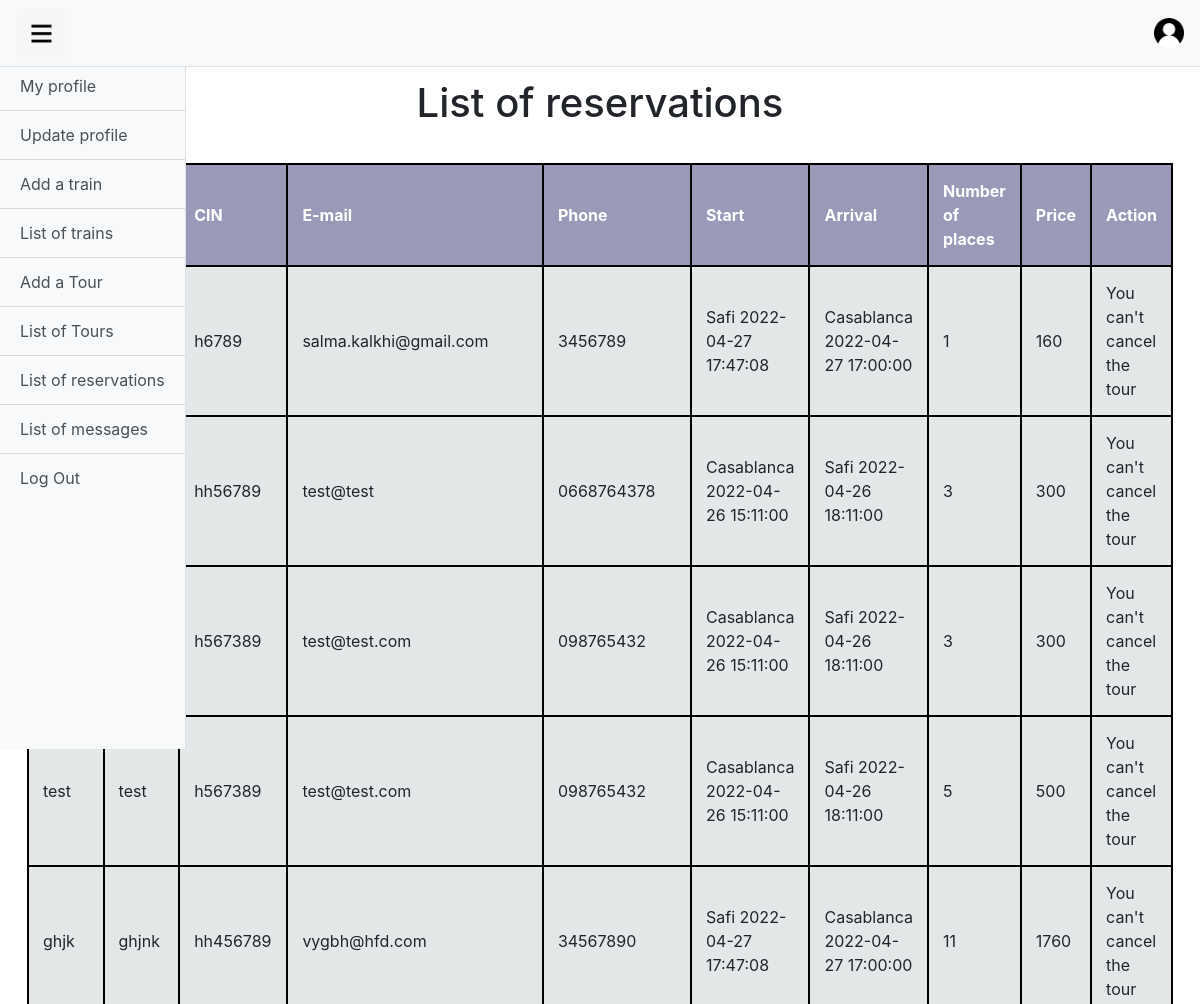
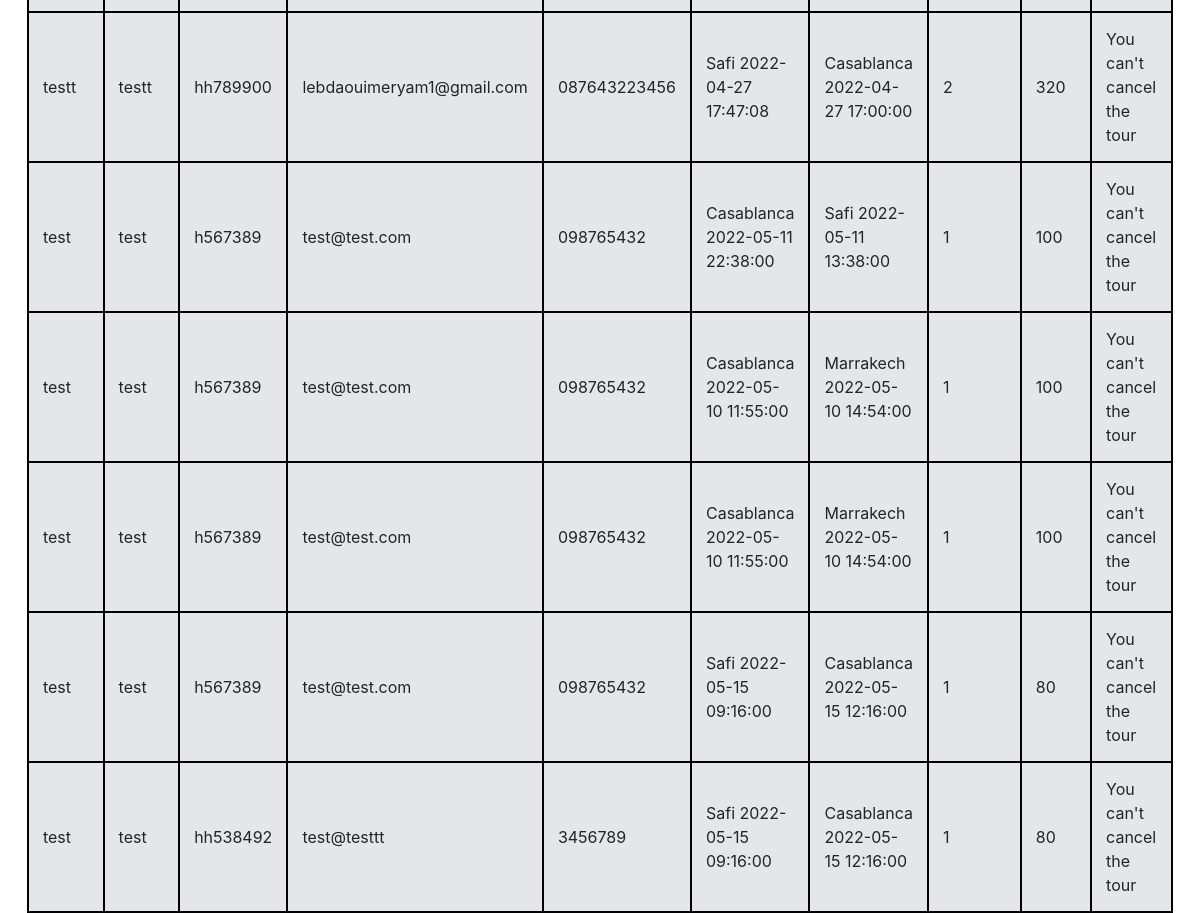
The page /Views/reservations.php (signed in) on the database its author committed (2 pictures, top to bottom).
### tables this page shows
CREATE TABLE `reservation` (
  `id` int(11) NOT NULL,
  `etat` tinyint(1) NOT NULL DEFAULT 1,
  `first_name` varchar(50) DEFAULT NULL,
  `last_name` varchar(50) DEFAULT NULL,
  `email` varchar(100) DEFAULT NULL,
  `phone` varchar(15) DEFAULT NULL,
  `cin` varchar(10) DEFAULT NULL,
  `idUser` int(11) DEFAULT NULL,
  `idVoyage` int(11) NOT NULL,
  `prix` double NOT NULL
);

CREATE TABLE `voyage` (
  `id` int(11) NOT NULL,
  `ville_depart` varchar(20) NOT NULL,
  `ville_arrive` varchar(20) NOT NULL,
  `date_depart` timestamp NULL DEFAULT NULL,
  `date_arrive` timestamp NOT NULL DEFAULT '0000-00-00 00:00:00',
  `nb_place` int(5) NOT NULL,
  `prix` double NOT NULL,
  `idTrain` int(11) NOT NULL
);

CREATE TABLE `client` (
  `id` int(11) NOT NULL,
  `email` varchar(50) NOT NULL,
  `phone` varchar(15) NOT NULL,
  `cin` varchar(10) NOT NULL
);

CREATE TABLE `user` (
  `id` int(11) NOT NULL,
  `first_name` varchar(20) NOT NULL,
  `last_name` varchar(20) NOT NULL,
  `username` varchar(20) NOT NULL,
  `password` varchar(20) NOT NULL,
  `type` varchar(5) NOT NULL
);

### Models/Reservation.php (called while the page is built, shortened)
<?php
require_once "Connection.php";
class Reservation{
    public static function getAll(){
        $ctn=new Connection();
        return $ctn->selectAll("Reservation");
    }
}

### Models/Connection.php (called while the page is built, shortened)
<?php
class Connection
{
	private $servername = "localhost";
	private $username = "root";
	private $password = "";
	private $database = "train";
	public $conn;
	public function __construct()
	{
		try {
			$this->conn = new PDO("mysql:host=$this->servername;dbname=$this->database", $this->username, $this->password);
		} catch (PDOException $e) {
			echo "Connection failed: " . $e->getMessage();
		}
	}
	public function selectAll($table)
	{
		$query = $this->conn->prepare("SELECT * FROM `$table`");
		$query->execute();
		return $query->fetchAll(PDO::FETCH_ASSOC);
	}
	public function selectOne($table, $id)
	{
		$query = $this->conn->prepare("SELECT * FROM `$table` where id='$id'");
		$query->execute();
		return $query->fetch(PDO::FETCH_ASSOC);
	}
}

### Models/Voyage.php (called while the page is built, shortened)
<?php
require_once "Connection.php";
class Voyage{
    public function __construct($id, $ville_depart, $ville_arrive, $date_depart, $date_arrive, $nb_place, $prix, $train){
        $this->ville_depart = $ville_depart;
        $this->ville_arrive = $ville_arrive;
        $this->date_depart = $date_depart;
        $this->date_arrive = $date_arrive;
        $this->prix = $prix;
    }
    public static function getOne($id){
        $ctn=new Connection();
        $result = $ctn->selectOne("Voyage", $id);
        return new Voyage($id, $result['ville_depart'], $result['ville_arrive'], $result['date_depart'], $result['date_arrive'], $result['nb_place'], $result['prix'], $result['idTrain']);
    }
}
?>

### Models/Client.php (called while the page is built, shortened)
<?php
require_once "Connection.php";
class Client {
    public function __construct($id, $first_name, $last_name, $username, $password, $email, $phone, $cin){
        $this->first_name = $first_name;
        $this->last_name = $last_name;
        $this->email = $email;
        $this->phone = $phone;
        $this->cin = $cin;
    }
    public static function getOne($id){
        $ctn=new Connection();
        $user = $ctn->selectOne('User', $id);
        $client = $ctn->selectOne('Client', $id);
        return new Client($id, $user['first_name'], $user['last_name'], $user['username'], $user['password'], $client['email'], $client['phone'], $client['cin']);
    }
}
?>

### Views/reservations.php (the view, shortened to what this page needs)
<?php
require_once "../Models/Reservation.php";
require_once "../Models/Voyage.php";
require_once "../Models/Client.php";
switch ($_SESSION['type']) {
  case 'Admin':
    $reservations = Reservation::getAll();
    break;
}
?>
<!DOCTYPE html>
<html lang="en">
<head>
</head>
<body>
  <?php include 'admin_menu.php'; ?>
  <center>
    <h1 style="margin-top:1%;">List of reservations</h1>
    <table style="width: 90%;">
      <thead>
        <tr>
          <th>First Name</th>
          <th>Last Name</th>
          <th>CIN</th>
          <th>E-mail</th>
          <th>Phone</th>
          <th>Start</th>
          <th>Arrival</th>
          <th>Number of places</th>
          <th>Price</th>
          <th>Action</th>
        </tr>
      </thead>
      <tbody>
        <?php foreach ($reservations as $row) {
          $voyage = Voyage::getOne($row['idVoyage']);
        ?>
          <tr>
            <?php
            if (isset($user)) {
            ?>
              <td><?php echo $user->first_name; ?></td>
              <td><?php echo $user->last_name; ?></td>
              <td><?php echo $user->cin; ?></td>
              <td><?php echo $user->email; ?></td>
              <td><?php echo $user->phone; ?></td>
              <?php } else {
              if (isset($row['first_name'])) { ?>
                <td><?php echo $row['first_name']; ?></td>
                <td><?php echo $row['last_name']; ?></td>
                <td><?php echo $row['cin']; ?></td>
                <td><?php echo $row['email']; ?></td>
                <td><?php echo $row['phone']; ?></td>
              <?php } else {
                $client = Client::getOne($row['idUser']);
              ?>
                <td><?php echo $client->first_name; ?></td>
                <td><?php echo $client->last_name; ?></td>
                <td><?php echo $client->cin; ?></td>
                <td><?php echo $client->email; ?></td>
                <td><?php echo $client->phone; ?></td>
              <?php } ?>
            <?php } ?>
            <td><?php echo $voyage->ville_depart . " " . $voyage->date_depart; ?></td>
            <td><?php echo $voyage->ville_arrive . " " . $voyage->date_arrive; ?></td>
            <td><?php echo ($row['prix'] / $voyage->prix); ?></td>
            <td><?php echo $row['prix']; ?></td>
            <td>
            <?php
              $timestamp2 = strtotime(date('Y-m-d h:i:s'));
              $timestamp1 = strtotime(date($voyage->date_depart));
              $nb = ($timestamp1 - $timestamp2)/(60*60);
              if($nb>1){
              switch ($row['etat']) {
                case 0:
                  echo "<button type=\"button\" class=\"btn btn-success\" onclick=\"change(1," . $row['id'] . ")\">Activate</button>";
                  break;
                case 1:
                  echo "<button type=\"button\" class=\"btn btn-danger\" onclick=\"change(0," . $row['id'] . ")\">Cancel</button>";
                  break;
              }
            }else
            echo "You can't cancel the tour";
              ?>
            </td>
          </tr>
        <?php } ?>
      </tbody>
    </table>
  </center>
</body>
</html>

### Views/reservations.php (style rules this page uses)
table { border-radius: 10px; border-collapse: collapse; width: 100%; margin-top: 3%; background-color: #e4e7e7; width: 90%; border: 2px, solid, black; }
th, td { border: 2px, solid, black; text-align: left; padding: 14px; }
th { background-color: rgb(154, 154, 184); color: white; }

### rows shown on the page
reservation: cin "h6789", email "salma.kalkhi@gmail.com", phone "3456789", idVoyage.ville_depart "Safi", idVoyage.date_depart "2022-04-27 17:47:08", idVoyage.ville_arrive "Casablanca", idVoyage.date_arrive "2022-04-27 17:00:00", $row['prix']/$voyage->prix "1", prix "160"
reservation: cin "hh56789", email "test@test", phone "0668764378", idVoyage.ville_depart "Casablanca", idVoyage.date_depart "2022-04-26 15:11:00", idVoyage.ville_arrive "Safi", idVoyage.date_arrive "2022-04-26 18:11:00", $row['prix']/$voyage->prix "3", prix "300"
reservation: client.cin "h567389", client.email "test@test.com", client.phone "098765432", idVoyage.ville_depart "Casablanca", idVoyage.date_depart "2022-04-26 15:11:00", idVoyage.ville_arrive "Safi", idVoyage.date_arrive "2022-04-26 18:11:00", $row['prix']/$voyage->prix "3", prix "300"
reservation: idUser.first_name "test", idUser.last_name "test", client.cin "h567389", client.email "test@test.com", client.phone "098765432", idVoyage.ville_depart "Casablanca", idVoyage.date_depart "2022-04-26 15:11:00", idVoyage.ville_arrive "Safi", idVoyage.date_arrive "2022-04-26 18:11:00", $row['prix']/$voyage->prix "5", prix "500"
reservation: first_name "ghjk", last_name "ghjnk", cin "hh456789", email "vygbh@hfd.com", phone "34567890", idVoyage.ville_depart "Safi", idVoyage.date_depart "2022-04-27 17:47:08", idVoyage.ville_arrive "Casablanca", idVoyage.date_arrive "2022-04-27 17:00:00", $row['prix']/$voyage->prix "11", prix "1760"
reservation: idUser.first_name "testt", idUser.last_name "testt", client.cin "hh789900", client.email "lebdaouimeryam1@gmail.com", client.phone "087643223456", idVoyage.ville_depart "Safi", idVoyage.date_depart "2022-04-27 17:47:08", idVoyage.ville_arrive "Casablanca", idVoyage.date_arrive "2022-04-27 17:00:00", $row['prix']/$voyage->prix "2", prix "320"
reservation: idUser.first_name "test", idUser.last_name "test", client.cin "h567389", client.email "test@test.com", client.phone "098765432", idVoyage.ville_depart "Casablanca", idVoyage.date_depart "2022-05-11 22:38:00", idVoyage.ville_arrive "Safi", idVoyage.date_arrive "2022-05-11 13:38:00", $row['prix']/$voyage->prix "1", prix "100"
reservation: idUser.first_name "test", idUser.last_name "test", client.cin "h567389", client.email "test@test.com", client.phone "098765432", idVoyage.ville_depart "Casablanca", idVoyage.date_depart "2022-05-10 11:55:00", idVoyage.ville_arrive "Marrakech", idVoyage.date_arrive "2022-05-10 14:54:00", $row['prix']/$voyage->prix "1", prix "100"
reservation: idUser.first_name "test", idUser.last_name "test", client.cin "h567389", client.email "test@test.com", client.phone "098765432", idVoyage.ville_depart "Casablanca", idVoyage.date_depart "2022-05-10 11:55:00", idVoyage.ville_arrive "Marrakech", idVoyage.date_arrive "2022-05-10 14:54:00", $row['prix']/$voyage->prix "1", prix "100"
reservation: idUser.first_name "test", idUser.last_name "test", client.cin "h567389", client.email "test@test.com", client.phone "098765432", idVoyage.ville_depart "Safi", idVoyage.date_depart "2022-05-15 09:16:00", idVoyage.ville_arrive "Casablanca", idVoyage.date_arrive "2022-05-15 12:16:00", $row['prix']/$voyage->prix "1", prix "80"
reservation: first_name "test", last_name "test", cin "hh538492", email "test@testtt", phone "3456789", idVoyage.ville_depart "Safi", idVoyage.date_depart "2022-05-15 09:16:00", idVoyage.ville_arrive "Casablanca", idVoyage.date_arrive "2022-05-15 12:16:00", $row['prix']/$voyage->prix "1", prix "80"
